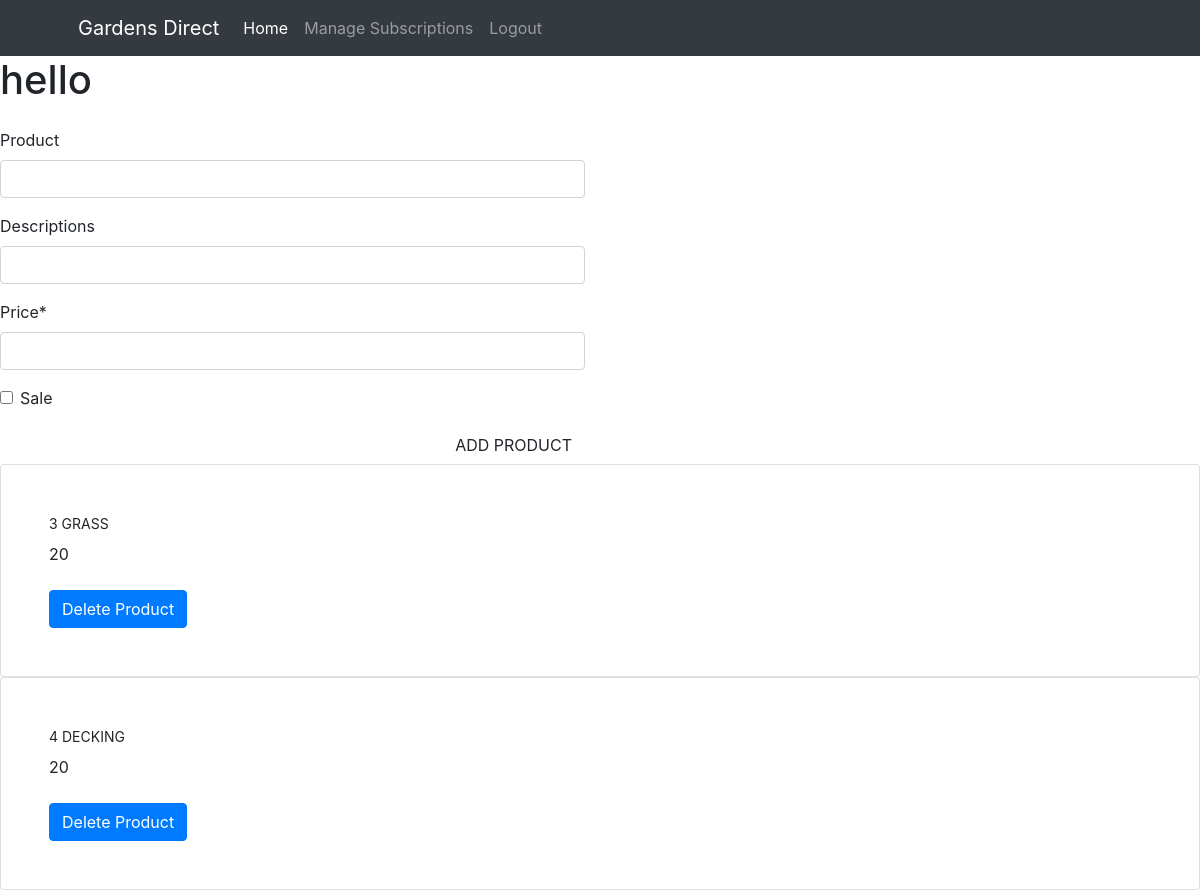
The app's page /site_owner/ (signed in), older data.
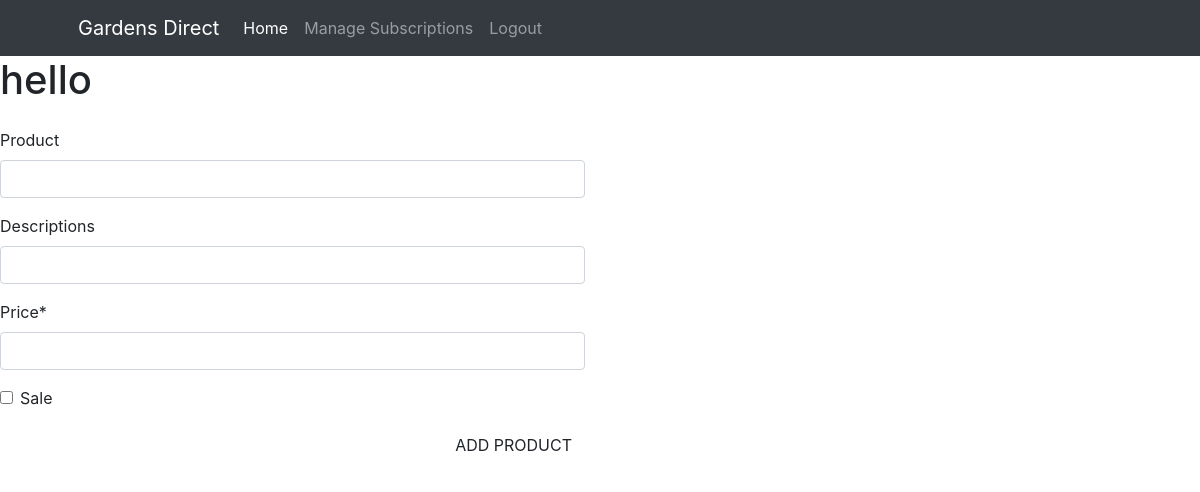
The same page, newer data.
### admin_products/models.py (models this page shows, shortened)
class Products(models.Model):
    product = models.CharField(max_length=50,blank=True,null=False,unique=True)
    descriptions = models.CharField(max_length=250,blank=True,null=False)
    price = models.IntegerField()
    sale = models.BooleanField()

### admin_products/views.py (the view)
# urls.py: path('', views.site_owner,name='site_owner'),
def site_owner(request):
    if not request.user.is_superuser:
        sweetify.error(request, title='Only Site Owners can do this')
        return redirect('/')
    else:
        form = admin_product_form(request.POST or None, request.FILES or None)
        if form.is_valid():
            form.save()
            sweetify.success(request, title='Product added')
        else:
            sweetify.error(request, title='Product already exists')
    subscribers = sub_user_details.objects.all()
    product_details = Products.objects.all()
    context={'form':form,
             'product_details':product_details,
             'subscribers':subscribers}
    template = 'product_add.html'
    return render(request,template , context)

### admin_products/forms.py
class admin_product_form(forms.ModelForm):
    class Meta:
        model = Products
        fields = "__all__"
    def __init__(self, *args, **kwargs):
        super().__init__(*args, **kwargs)

### admin_products/templates/product_add.html (shortened to what this page needs)
{% extends "base.html" %}
{% load static %}
{% load crispy_forms_tags %}
{% block content %}
<h1>hello</h1>
<div class="row">
    <div class="col-12 col-lg-6">
        <form class="mt-3" action="{% url 'site_owner' %}" method="POST" id="add_product_form">
            {{ form |crispy }}
            <button class="btn btn-black rounded-0 text-uppercase float-right">Add Product</button>
        </form>
    </div>
</div>
{% for data in product_details %}
<div class="card mb-5 mb-xl-0">
    <div class="card-body p-5">
        <div class="small text-uppercase fw-bold">
            {{ data.id }}
            {{ data.product }}
        </div>
        <ul class="list-unstyled mb-4">
            <li class="mb-2">
                {{ data.price }}
            </li>
        </ul>
        <div class="d-grid"><a class="btn btn-primary" href= "{% url 'delete' data.id %}" >Delete Product</a></div>
    </div>
</div>
{% endfor %}
{% endblock %}

### templates/base.html (shortened to what this page needs)
{% load static %}
<!doctype html>
<html lang="en">
  <head>
    {% block corecss %}
    <link rel="stylesheet" href="{% static 'css/base.css' %}">
    <link rel="stylesheet" href="https://cdn.jsdelivr.net/npm/bootstrap@4.6.1/dist/css/bootstrap.min.css">
    {% endblock %}
  </head>
  <body>
    <nav class="navbar navbar-expand-lg navbar-dark bg-dark">
      <div class="container px-5">
          <a class="navbar-brand" href="index.html">Gardens Direct</a>
          <div class="collapse navbar-collapse" id="navbarSupportedContent">
            <ul class="navbar-nav me-auto mb-2 mb-md-0">
              <li class="nav-item">
                <a class="nav-link active" aria-current="page" href="{% url 'home' %}">Home</a>
              </li>
              {% if user.is_authenticated %}
                {% if request.user.is_superuser %}
                <li class="nav-item"><a href="{% url 'site_owner' %}" class="nav-link">Manage Subscriptions</a></li>
                <li class="nav-item"><a href="{% url 'account_logout' %}" class="nav-link">Logout</a></li>
                {% else %}
                <li class="nav-item"><a href="{% url 'profile' %}" class="nav-link">Your Profile</a></li>
                <li class="nav-item"><a href="{% url 'quote' %}" class="nav-link">My Subscriptions</a></li>
                <li class="nav-item"><a href="{% url 'account_logout' %}" class="nav-link">Logout</a></li>
                {% endif %}
              {% else %}
              <li class="nav-item"><a href="{% url 'account_signup' %}" class="nav-link">Sign-Up</a></li>
              <li class="nav-item"><a href="{% url 'account_login' %}" class="nav-link">Login</a></li>
              {% endif %}
            </ul>
          </div>
      </div>
  </nav>
      {% block content %}
      {% endblock %}
  </body>
  {% load sweetify %}
</html>

### static/css/base.css (style rules this page uses)
html { height:100% }
body { font-family: 'Lato'; }

Row changes from the older to the newer data that the page shows:
removed Products: id "3", product "GRASS", price "20"
removed Products: id "4", product "DECKING", price "20"
